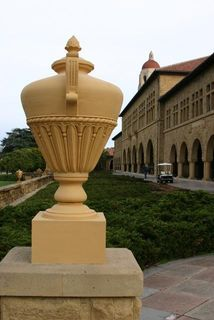
%> input picture assignment3/HW3_images/med.jpg, 214 x 320 px
$ octave assignment3.m   (GNU Octave 9; MATLAB toolbox functions it lacks are replaced by stand-ins)
%> lines starting %> are read from the running program, lines starting %| are printed output that depends on the picture; in (x1, y1, x2, y2) boxes, pixels count from 0 and x2, y2 are one past the last pixel; in counts of white or black regions, pixels touching at a corner belong together; the program's own positions count from 1
%%
% Question 1:

I = imread('HW3_images/med.jpg');
%> I is the input picture: size 320x214x3 uint8; mean R, G, B 136.4, 125.9, 104.2
figure;
imshow(I);
title('original image - med.jpg')
%%
% image in ycbcr color space
Iycbcr = rgb2ycbcr(I);
%> Iycbcr: size 320x214x3 uint8; mean of channels 1, 2, 3 124.7, 117, 134.1
figure;
imshow(Iycbcr);
title('med.jpg in ycbcr color space');
%%
% grayscale image
Igray = Iycbcr(:,:,1);
figure;
imshow(Igray);
title('grascale of med.jpg')
%%
% result of sobel edge filter
Isobel = edge(Igray, "sobel");
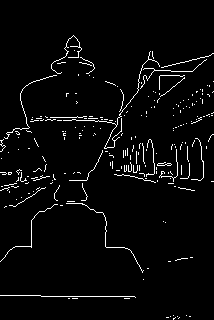
%> Isobel: size 320x214 logical; 3.4% white in thin lines or dots, all inside (x1, y1, x2, y2) = (0, 35, 214, 320)
figure;
imshow(Isobel, []);
title('sobel edge filter on image');
%%
% result of prewitt edge filter
Iprewitt = edge(Igray, "prewitt");
figure;
imshow(Iprewitt);
title('prewitt edge filter on image');
%%
% result of canny edge filter
Icanny = edge(Igray, "canny");
%> Icanny: size 320x214 logical; 5.6% white in thin lines or dots, all inside (x1, y1, x2, y2) = (1, 36, 213, 319)
figure;
imshow(Icanny);
title('canny edge filter on image');
%%
% result of log edge filter
Ilog = edge(Igray, "log");
%> Ilog: size 320x214 logical; 7.1% white in thin lines or dots, all inside (x1, y1, x2, y2) = (1, 34, 213, 319)
figure;
imshow(Ilog);
title('log edge filter on image');
%%
% original image with added noise
figure;
Inoise = imnoise(I);
imshow(I);
title('original image with noise')
%%
% image in ycbcr color space
Iycbcr = rgb2ycbcr(Inoise);
%> Iycbcr: size 320x214x3 uint8; mean of channels 1, 2, 3 123.7, 117.1, 134.2
figure;
imshow(Iycbcr);
title('noisy in ycbcr color space');
%%
% Image filtered using the Sobel filter seems to identify edges when there is
% a significant color shift across the edges (e.g. edges separating the sculpture
% in the front from the grass).The Sobel filter creates an image which emphasizes
% edges and transitions. It is a discrete differentiation operator that computes
% an approximation of the gradient of the image intensity function. At each point
% in the image, the result of the Sobel operator is either the corresponding gradient
% vector or the norm of this vector. The Sobel operator is based on convolving
% the image with a small, separable, and integer valued filter in the horizontal
% and vertical directions. The gradient approximation that the Sobel filter produces
% is often relatively crude, in particular for high frequency variations in the
% image.
%
% The Prewitt filter only identifies edges that are horizontal or vertical using
% the Prewitt transform and ignored all the other edges.
%
% The Canny filter seems to work best in this case. The Canny filter is a multi-stage
% edge detector. It uses a filter based on the derivative of a Gaussian in order
% to compute the intensity of the gradients. The Gaussian reduces the effect of
% noise present in the image. Then, potential edges are thinned down to 1-pixel
% curves by removing non-maximum pixels of the gradient magnitude. Finally, edge
% pixels are kept or removed using hysteresis thresholding on the gradient magnitude.
%
% Log filter also does a good job at detecting the edges in the image. Log filter
% finds edges by looking for zero-crossings after filtering |I| with a Laplacian
% of Gaussian (LoG) filter.
%
% Applying the same filters on the same image after apply a layer of noise,
% it appears that the result from Prewitt and Sobel fitler are more or less similar
% to the result of applying it on the noise free image. This could be because
% the approximation performed by Sobel is crude and not impacted by the noise
% too much, which in case of Prewitt, the noise introducted was uniform and didn't
% have any horizontal or vertical line characteristics. Canny filter seems to
% have picked up a lot more of the weak edges after adding the noise as addition
% of noise seems to have linked more weak edges with the strong ones. Log filter
% seems to do the best job of all the required edges while also having some unwanted
% smaller ones.
%%
% Question 2:

% grayscale image
Igray = Iycbcr(:,:,1);
figure;
imshow(Igray);
title('grascale of noisy image');
%%
Isobel = edge(Igray, "sobel");
figure;
imshow(Isobel, []);
title('sobel edge filter on image');
%%
% result of prewitt edge filter
Iprewitt = edge(Igray, "prewitt");
figure;
imshow(Iprewitt);
title('prewitt edge filter on image');
%%
% result of canny edge filter
Icanny = edge(Igray, "canny");
figure;
imshow(Icanny);
title('canny edge filter on image');
%%
% result of log edge filter
Ilog = edge(Igray, "log");
%> Ilog: size 320x214 logical; 7.9% white in thin lines or dots, all inside (x1, y1, x2, y2) = (1, 35, 213, 319)
figure;
imshow(Ilog);
title('log edge filter on image');
%%
I = imread('HW3_images/geisha.jpg');
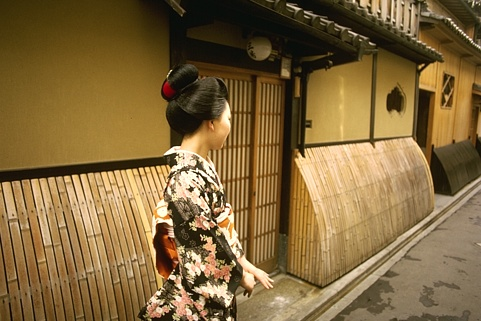
%> input picture assignment3/HW3_images/geisha.jpg, 481 x 321 px
%> I is the input picture: size 321x481x3 uint8; mean R, G, B 130, 103.9, 60.6
figure;
imshow(I);
title('original image - geisha.jpg')
%%
% image in ycbcr color space
Iycbcr = rgb2ycbcr(I);
%> Iycbcr: size 321x481x3 uint8; mean of channels 1, 2, 3 107.7, 105.1, 142.5
figure;
imshow(Iycbcr);
title('geisha.jpg in ycbcr color space');
%%
% grayscale image
Igray = Iycbcr(:,:,1);
%> Igray: size 321x481 uint8
figure;
subplot(1,2,1);
imshow(Igray);
subplot(1,2,2);
imhist(Igray,64);
sgtitle('histogram of original grascale image');
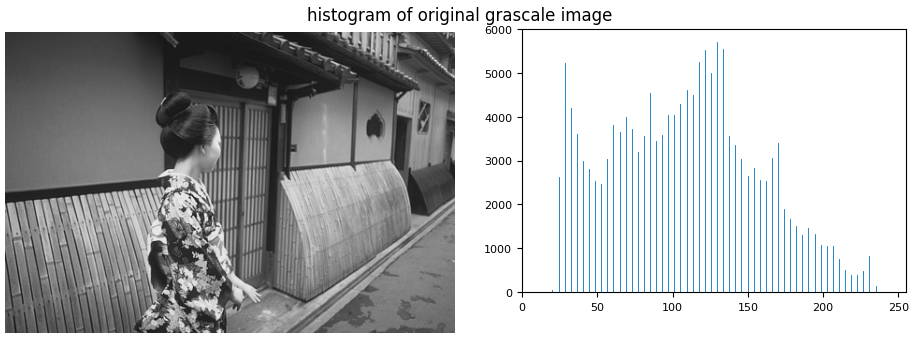
%> figure redrawn from the program's plot data, 2 panels
%%
% automatic gain control
A = min(Igray, [], 'all');
%> A = 19
B = max(Igray, [], 'all');
%> B = 234
K = 256;
alpha = (K - 1) / (B - A);
%> alpha = 1
beta = -A * alpha;
%> beta = 0
Iacg = alpha * Igray + beta;
figure;
subplot(1,2,1);
imshow(Iacg);
subplot(1,2,2);
imhist(Iacg,64);
sgtitle('result after automatic gain control');
%%
% histogram equalization
Ihe = histeq(Igray);
figure;
subplot(1,2,1);
imshow(Ihe);
subplot(1,2,2);
imhist(Ihe,64);
sgtitle('result after histogram equalization');
%%
% adaptive histogram equalization
Iahe = adapthisteq(Igray);
figure;
subplot(1,2,1);
imshow(Iahe);
subplot(1,2,2);
imhist(Iahe,64);
sgtitle('result after adaptive histogram equalization');
%%
% Automatic gain control process seems to increase the dynamic range of the
% image without any loss of details especially in the shadows. While historgram
% equalization process seems to take things to the extreme, blowing up the bright
% spots and darkening the shadows causing loss of detail. Adaptive histogram equalization
% seems to do a good job of increasing the contrast while retaining the relative
% brightness of objects in the image.
%%
% Question 3:

I = imread('HW3_images/butterfly.jpg');
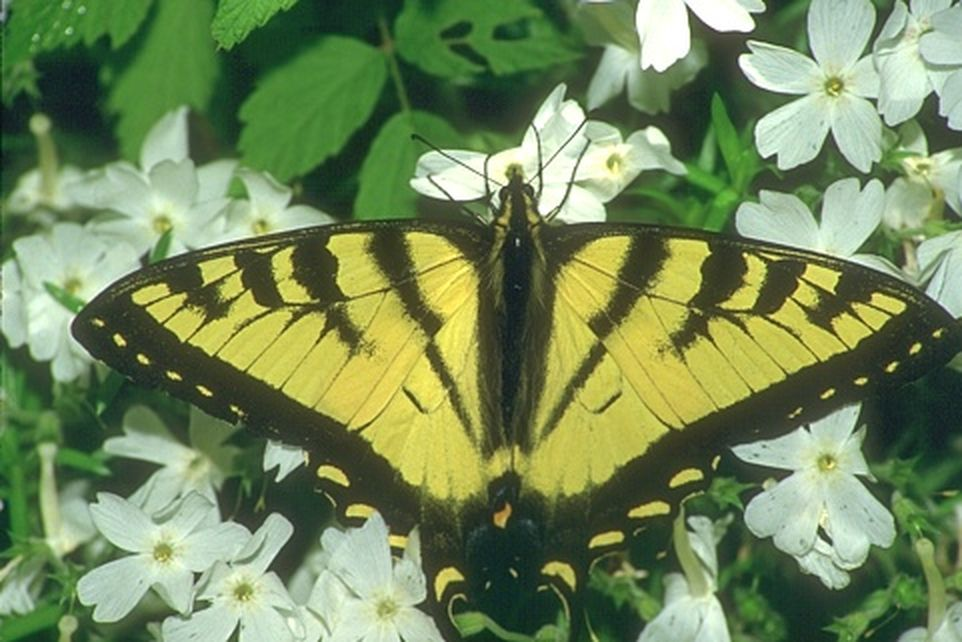
%> input picture assignment3/HW3_images/butterfly.jpg, 962 x 642 px
%> I is the input picture: size 642x962x3 uint8; mean R, G, B 115.3, 136, 90.4
figure;
imshow(I)

Iycbcr = rgb2ycbcr(I);
%> Iycbcr: size 642x962x3 uint8; mean of channels 1, 2, 3 123, 111.1, 122.1
Igray = double(Iycbcr(:,:,1));
%> Igray: size 642x962 double
kernel = fspecial('gaussian',5);

% apply gaussian filter on the image
Ismooth_gray = imfilter(Igray, kernel);

% apply unsharp masking filter on the image
Is_beta2 = Ismooth_gray + 2 * (Igray - Ismooth_gray);
Is_beta4 = Ismooth_gray + 4 * (Igray - Ismooth_gray);
Is_beta8 = Ismooth_gray + 8 * (Igray - Ismooth_gray);
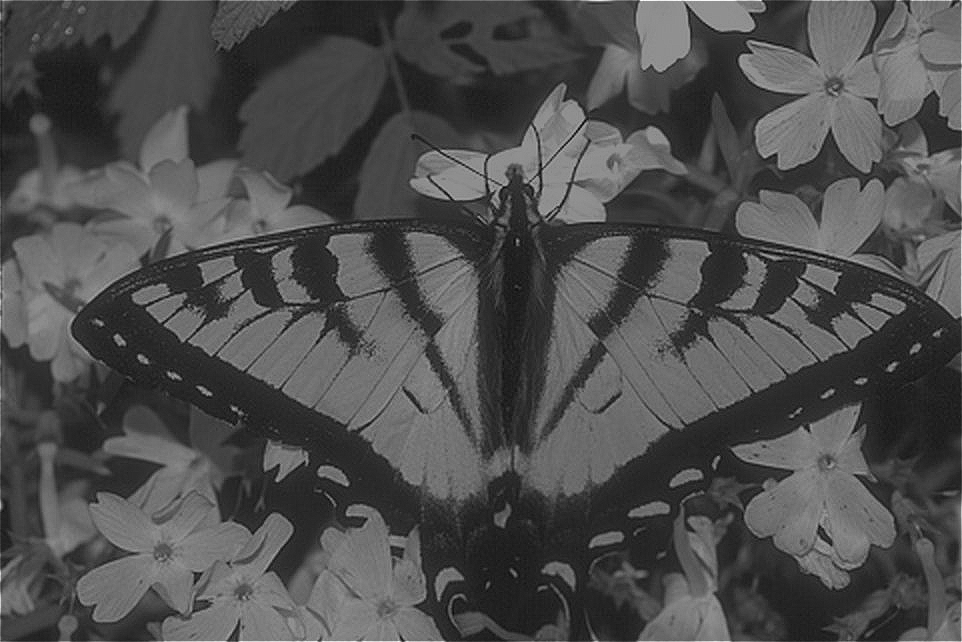
%> Is_beta8: size 642x962 double; min -9.12, max 420.3, mean 123.5; drawn with min black and max white

Iycbcr_beta2 = Iycbcr;
Iycbcr_beta4 = Iycbcr;
Iycbcr_beta8 = Iycbcr;

Iycbcr_beta2(:,:,1) = Is_beta2;
%> Iycbcr_beta2: size 642x962x3 uint8; mean of channels 1, 2, 3 123.1, 111.1, 122.1
Iycbcr_beta4(:,:,1) = Is_beta4;
%> Iycbcr_beta4: size 642x962x3 uint8; mean of channels 1, 2, 3 123.2, 111.1, 122.1
Iycbcr_beta8(:,:,1) = Is_beta8;
%> Iycbcr_beta8: size 642x962x3 uint8; mean of channels 1, 2, 3 123.3, 111.1, 122.1

figure;
subplot(2,2,1);
imshow(I);
title('original image', FontSize=10);
subplot(2,2,2);
imshow(ycbcr2rgb(Iycbcr_beta2));
title('sharpened image with gain factor 2', FontSize=10);
subplot(2,2,3);
imshow(ycbcr2rgb(Iycbcr_beta4));
title('sharpened image with gain factor 4', FontSize=10);
subplot(2,2,4);
imshow(ycbcr2rgb(Iycbcr_beta8));
title('sharpened image with gain factor 8', FontSize=10);
sgtitle('applying unsharp masking to just the Y component');
%%
Iycbcr = rgb2ycbcr(I);
kernel = fspecial('gaussian',5);

% apply gaussian filter on the image
Isy = imfilter(Iycbcr(:,:,1), kernel);
Iscb = imfilter(Iycbcr(:,:,2), kernel);
Iscr = imfilter(Iycbcr(:,:,3), kernel);
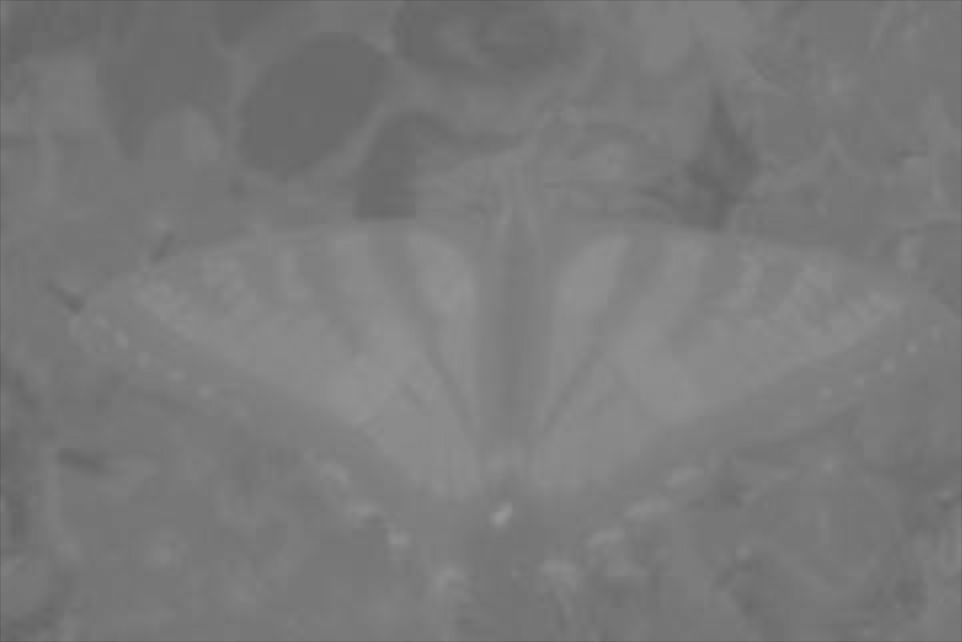
%> Iscr: size 642x962 uint8; min 86, max 150, mean 122.1

Ismooth = Iycbcr;
Ismooth(:,:,1) = Isy;
%> Ismooth: size 642x962x3 uint8; mean of channels 1, 2, 3 123, 111.1, 122.1
Ismooth(:,:,2) = Iscb;
%> Ismooth: size 642x962x3 uint8; mean of channels 1, 2, 3 123, 111, 122.1
Ismooth(:,:,3) = Iscr;
%> Ismooth: size 642x962x3 uint8; mean of channels 1, 2, 3 123, 111, 122.1

% apply unsharp masking filter on the image
Is_beta2 = Ismooth + 2 * (Iycbcr - Ismooth);
%> Is_beta2: size 642x962x3 uint8; mean of channels 1, 2, 3 123.6, 111.2, 122.2
Is_beta4 = Ismooth + 4 * (Iycbcr - Ismooth);
%> Is_beta4: size 642x962x3 uint8; mean of channels 1, 2, 3 124.3, 111.3, 122.3
Is_beta8 = Ismooth + 8 * (Iycbcr - Ismooth);
%> Is_beta8: size 642x962x3 uint8; mean of channels 1, 2, 3 125.6, 111.6, 122.6

figure;
subplot(2,2,1);
imshow(I);
title('original image', FontSize=10);
subplot(2,2,2);
imshow(ycbcr2rgb(Is_beta2));
title('sharpened image with gain factor 2', FontSize=10);
subplot(2,2,3);
imshow(ycbcr2rgb(Is_beta4));
title('sharpened image with gain factor 4', FontSize=10);
subplot(2,2,4);
imshow(ycbcr2rgb(Is_beta8));
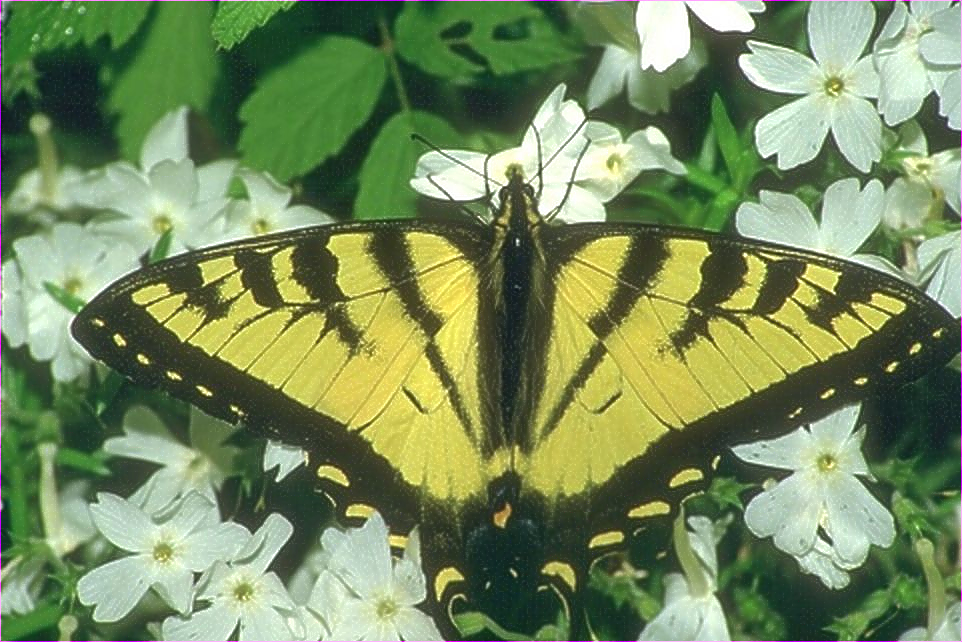
%> displayed picture: size 642x962x3, on the screen's scale of 0 to 255; mean R, G, B 118.5, 138.3, 93.9
title('sharpened image with gain factor 8', FontSize=10);
sgtitle('applying unsharp masking to all Y, Cr, Cb components');
%%
% Applying unsharp masking only on the Y (luminance) component of the YCbCr
% image seems to provide a more natural, better looking image with colors being
% closer to the original image. This is because applying unsharp masking on the
% Cb and Cr components tends to distort the color composition of the image especially
% at the edges, since it over-emphasizes the change in color across the edges.
%%
%
